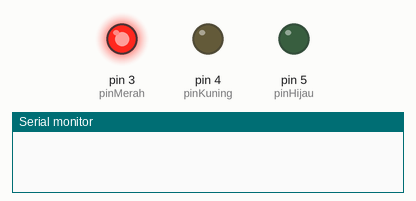
Recording of a sketch running on a simulated Arduino Uno, built with avr-gcc and run on an emulated ATmega328P. On the bench: output pins drawn as LEDs (lit = HIGH), the last lines printed to the serial monitor.

Above: at 0.15 s.
At 3.75 s:
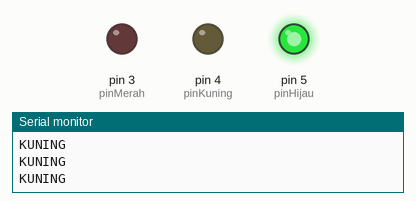
At 4.65 s:
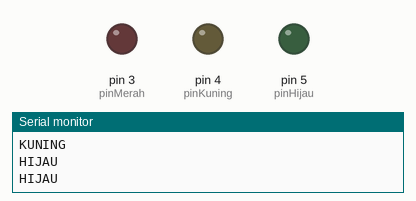
At 6.15 s:
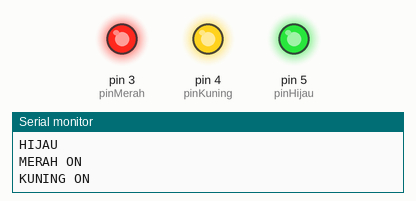
At 6.45 s:
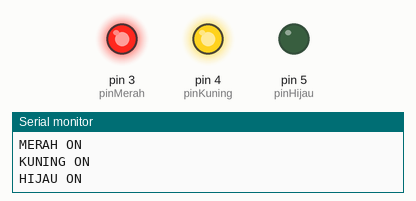
At 9.15 s:
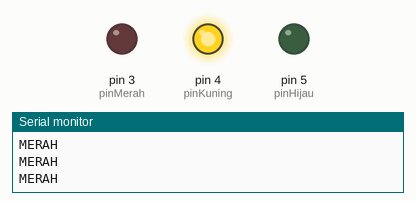
Timing chart, 0 to 9.4 s (numbered marks = the images above):
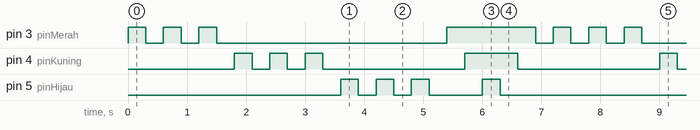

The sketch:

Pin_LED.ino
```cpp
// C++ code
//
const int pinMerah = 3;
const int pinKuning = 4;
const int pinHijau = 5;

void setup()
{
  Serial.begin(9600); //menampilkan serial monitor
  pinMode(pinMerah,OUTPUT);
  pinMode(pinKuning,OUTPUT);
  pinMode(pinHijau,OUTPUT);

}

void loop()
{
  for(int x=1; x<=3; x++){
        digitalWrite(pinMerah, HIGH);
        delay(300);
        Serial.println("MERAH");
        digitalWrite(pinMerah, LOW);
        delay(300);
    }

    for(int x=1; x<=3; x++){
        digitalWrite(pinKuning, HIGH);
        delay(300);
        Serial.println("KUNING");
        digitalWrite(pinKuning, LOW);
        delay(300);
    }

    for(int x=1; x<=3; x++){
        digitalWrite(pinHijau, HIGH);
        delay(300);
        Serial.println("HIJAU");
        digitalWrite(pinHijau, LOW);
        delay(300);
    }

    for(int x=1; x<=1; x++){
        digitalWrite(pinMerah, HIGH);
        delay(300);
        Serial.println("MERAH ON");
        digitalWrite(pinKuning, HIGH);
        delay(300);
        Serial.println("KUNING ON");
        digitalWrite(pinHijau, HIGH);
        delay(300);
        Serial.println("HIJAU ON");

        digitalWrite(pinHijau, LOW);
        delay(300);
        Serial.println("HIJAU OFF");
        digitalWrite(pinKuning, LOW);
        delay(300);
        Serial.println("KUNING OFF");
        digitalWrite(pinMerah, LOW);
        delay(300);
        Serial.println("MERAH OFF");
    }

}
```

Measured:
- by itself, pin 3 (pinMerah): repeats every 7.2 s: 2 × (LOW 0.30 s, HIGH 0.30 s), LOW 3.9 s, HIGH 1.5 s, LOW 0.30 s, HIGH 0.30 s
- by itself, pin 4 (pinKuning): repeats every 7.2 s: 2 × (LOW 0.30 s, HIGH 0.30 s), LOW 2.4 s, HIGH 0.90 s, LOW 2.4 s, HIGH 0.30 s
- by itself, pin 5 (pinHijau): repeats every 7.2 s: 2 × (LOW 0.30 s, HIGH 0.30 s), LOW 0.90 s, HIGH 0.30 s, LOW 4.5 s, HIGH 0.30 s
